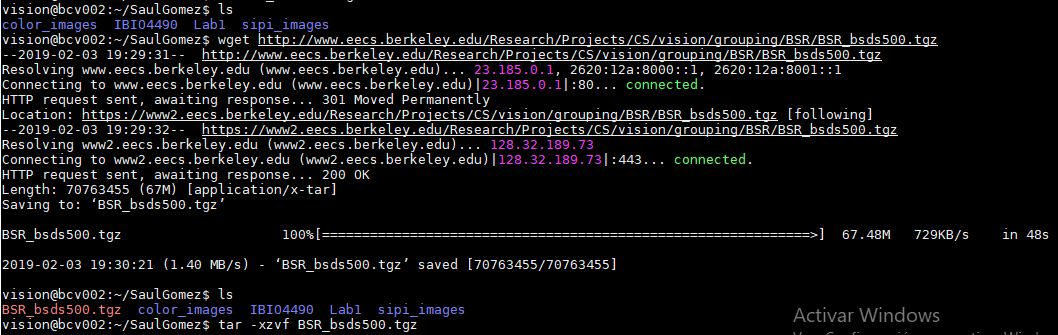
#> input picture 01-Linux/Lab1_Images/Lab1P3.1.JPG, 1058 x 335 px
$ python main.py --img_file ../01-Linux/Lab1_Images/Lab1P3.1.JPG   (older library calls are emulated)
#> lines starting #> are read from the running program, lines starting #| are printed output that depends on the picture; after the words box and inside, x2 and y2 are one past the last pixel; in counts of white or black regions, pixels touching at a corner belong together
#> further down, img is the input picture: shape (335, 1058, 3); mean R, G, B 20.1, 19.3, 20.8
### 06-Segmentation/segment.py
#!/usr/bin/ipython3

def segmentByClustering(rgbImage, colorSpace, clusteringMethod, numberOfClusters):

    #import lybraries
#> called with colorSpace = 'rgb', clusteringMethod = 'watershed', numberOfClusters = 4
    from sklearn.cluster import KMeans
    from sklearn.mixture import GaussianMixture
    from sklearn.cluster import AgglomerativeClustering
    from skimage.morphology import watershed
    from skimage.feature import peak_local_max
    from scipy import ndimage as ndi
    from skimage import io, color
    import numpy as np
    from cv2 import cv2

    # Image colorspace processing
    if colorSpace== 'rgb':
        img = rgbImage
        rows, cols, dim= img.shape
#> rows = 335; cols = 1058; dim = 3
        #Normalize the colorspace
        img = cv2.normalize(img,np.zeros((img.shape),dtype=np.uint8), alpha=0, beta=255, norm_type=cv2.NORM_MINMAX, dtype=cv2.CV_8U)
    elif colorSpace=='lab':
        img = rgbImage
        rows, cols, dim= img.shape
        img = color.rgb2lab(img)
        #Normalize the colorspace
        img = cv2.normalize(img,np.zeros((img.shape),dtype=np.uint8), alpha=0, beta=255, norm_type=cv2.NORM_MINMAX, dtype=cv2.CV_8U)
    elif colorSpace=='hsv':
        img = rgbImage
        rows, cols, dim= img.shape
        img = color.rgb2hsv(img)
        #Normalize the colorspace
        img = cv2.normalize(img,np.zeros((img.shape),dtype=np.uint8), alpha=0, beta=255, norm_type=cv2.NORM_MINMAX, dtype=cv2.CV_8U)
    elif colorSpace=='rgbxy':
        img = rgbImage
        rows, cols, dim= img.shape
        x = np.zeros((rows,cols),dtype='uint8')
        y = np.zeros((rows,cols),dtype='uint8')
        for i in range(0,rows):
            for j in range(0,cols):
                x[i,:] = i
                y[:,j] = j
        #Normalize the colorspace
        img = cv2.normalize(img,np.zeros((img.shape),dtype=np.uint8), alpha=0, beta=255, norm_type=cv2.NORM_MINMAX, dtype=cv2.CV_8U)
        x = cv2.normalize(x,np.zeros((x.shape),dtype=np.uint8), alpha=0, beta=1, norm_type=cv2.NORM_MINMAX, dtype=cv2.CV_8U)
        y = cv2.normalize(y,np.zeros((y.shape),dtype=np.uint8), alpha=0, beta=1, norm_type=cv2.NORM_MINMAX, dtype=cv2.CV_8U)
        img = np.dstack((img,x,y))
        rows, cols, dim= img.shape
    elif colorSpace=='labxy':
        img = rgbImage
        img = color.rgb2lab(img)
        rows, cols, dim= img.shape
        x = np.zeros((rows,cols),dtype='uint8')
        y = np.zeros((rows,cols),dtype='uint8')
        for i in range(0,rows):
            for j in range(0,cols):
                x[i,:] = i
                y[:,j] = j
        #Normalize the colorspace
        img = cv2.normalize(img,np.zeros((img.shape),dtype=np.uint8), alpha=0, beta=255, norm_type=cv2.NORM_MINMAX, dtype=cv2.CV_8U)
        x = cv2.normalize(x,np.zeros((x.shape),dtype=np.uint8), alpha=0, beta=1, norm_type=cv2.NORM_MINMAX, dtype=cv2.CV_8U)
        y = cv2.normalize(y,np.zeros((y.shape),dtype=np.uint8), alpha=0, beta=1, norm_type=cv2.NORM_MINMAX, dtype=cv2.CV_8U)
        img = np.dstack((img,x,y))
        rows, cols, dim= img.shape
    elif colorSpace=='hsvxy':
        img = rgbImage
        img = color.rgb2hsv(img)
        rows, cols, dim= img.shape
        x = np.zeros((rows,cols),dtype='uint8')
        y = np.zeros((rows,cols),dtype='uint8')
        for i in range(0,rows):
            for j in range(0,cols):
                x[i,:] = i
                y[:,j] = j
        #Normalize the colorspace
        img = cv2.normalize(img,np.zeros((img.shape),dtype=np.uint8), alpha=0, beta=255, norm_type=cv2.NORM_MINMAX, dtype=cv2.CV_8U)
        x = cv2.normalize(x,np.zeros((x.shape),dtype=np.uint8), alpha=0, beta=1, norm_type=cv2.NORM_MINMAX, dtype=cv2.CV_8U)
        y = cv2.normalize(y,np.zeros((y.shape),dtype=np.uint8), alpha=0, beta=1, norm_type=cv2.NORM_MINMAX, dtype=cv2.CV_8U)
        img = np.dstack((img,x,y))
        rows, cols, dim= img.shape

    #Segmentation with a specif clustering method
    if clusteringMethod== 'kmeans':
        img= np.reshape(img,(rows*cols,dim))
        kmeans= KMeans(n_clusters=numberOfClusters,max_iter=162).fit_predict(img)
        segmentation= np.reshape(kmeans,(rows,cols))
    elif clusteringMethod=='gmm':
        img= np.reshape(img,(rows*cols,dim))
        gmm= GaussianMixture(n_components=numberOfClusters,covariance_type='full',max_iter=400).fit_predict(img)
        segmentation= np.reshape(gmm,(rows,cols))
    elif clusteringMethod== 'hierarchical':
        #Resize the image in order to decrease the processing time
        rows_resize= np.floor(rows/8)
        rows_resize= int(rows_resize)
        cols_resize= np.floor(cols/8)
        cols_resize= int(cols_resize)
        img= np.resize(img,(rows_resize,cols_resize,dim))
        img= np.reshape(img,(rows_resize*cols_resize,dim))
        hierarchical= AgglomerativeClustering(n_clusters=numberOfClusters,linkage='complete').fit_predict(img)
        segmentation= np.reshape(hierarchical,(rows_resize,cols_resize))
        segmentation= np.resize(segmentation,(rows,cols))
    elif clusteringMethod== 'watershed':
        img= np.floor(np.mean(img,axis=2))
#> img: shape (335, 1058) float64
        local_max= peak_local_max(-1*img,indices=False,num_peaks=numberOfClusters, num_peaks_per_label=1)
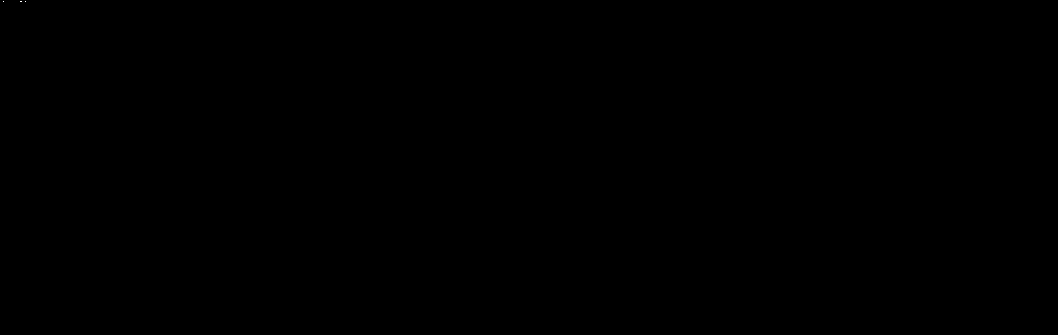
#> local_max: shape (335, 1058) bool; 0% white in thin lines or dots, all inside (x1, y1, x2, y2) = (3, 1, 26, 2)
        markers= ndi.label(local_max)[0]
#> markers: shape (335, 1058) int32; 4 distinct labels, from 0 to 3
        watersheds= watershed(img, markers,compactness=1)
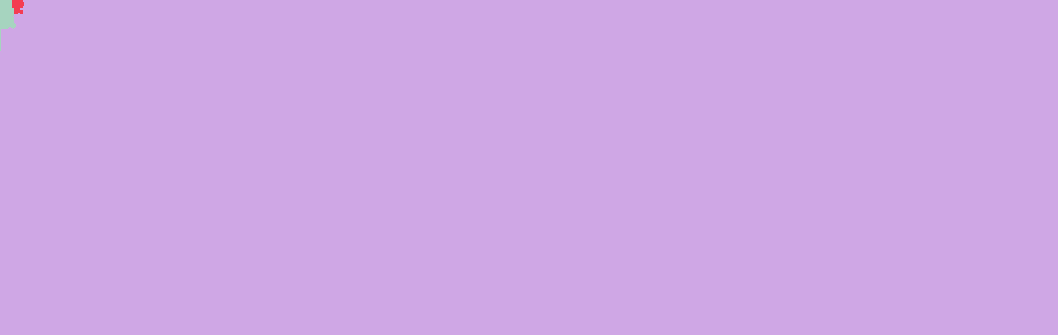
#> watersheds: shape (335, 1058) int32; 3 distinct labels, from 1 to 3; one colour per label, 0 black
        segmentation= watersheds-1
#> segmentation: shape (335, 1058) int32; 3 distinct labels, from 0 to 2

    return segmentation


#sources
# https://scikit-learn.org/stable/modules/clustering.html
# http://scikit-image.org/docs/dev/auto_examples/segmentation/plot_watershed.html

### 06-Segmentation/main.py
#!/usr/bin/ipython3

def imshow(img, seg, title='Image'):
#> called with title = 'Prediction'
    import matplotlib.pyplot as plt
    plt.imshow(img, cmap=plt.get_cmap('gray'))
    plt.imshow(seg, cmap=plt.get_cmap('rainbow'), alpha=0.5)
    cb = plt.colorbar()
    cb.set_ticks(range(seg.max()+1))
    plt.title(title)
    plt.axis('off')
    plt.show()
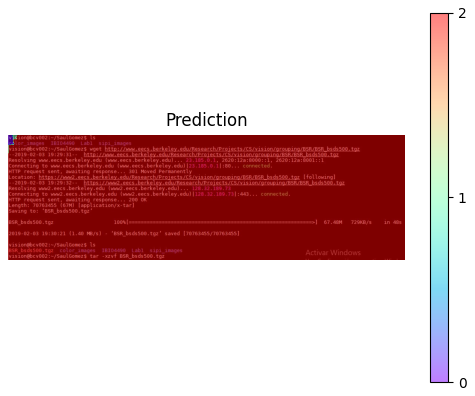
#> figure drawn by matplotlib, 2 panels

def groundtruth(img_file):
    import scipy.io as sio
    img = imageio.imread(img_file)
#> (the run stopped early here; a loop or call above may not have finished)

$ run again, on 01-Linux/Lab1_Images/Lab1P4.1.JPG
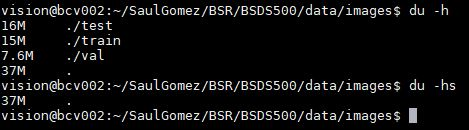
#> input picture 01-Linux/Lab1_Images/Lab1P4.1.JPG, 469 x 130 px
#> img is the input picture: shape (130, 469, 3); mean R, G, B 17.5, 17.3, 17.9
#> img: shape (130, 469) float64
#> local_max: shape (130, 469) bool; 0.01% white in thin lines or dots, all inside (x1, y1, x2, y2) = (1, 1, 5, 2)
#> watersheds: shape (130, 469) int32; every value is 1
#> segmentation: shape (130, 469) int32; every value is 0
#> in imshow, `plt.show()`:
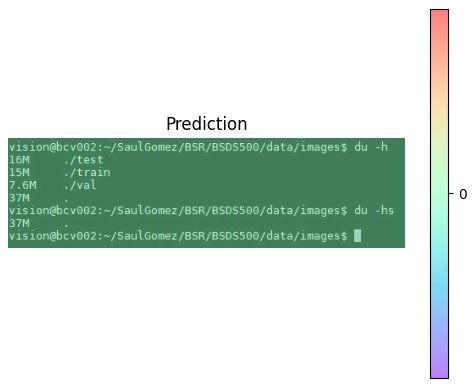
#> figure drawn by matplotlib, 2 panels

$ run again, on 01-Linux/Lab1_Images/Lab1P4.2.JPG
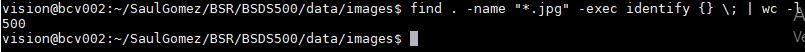
#> input picture 01-Linux/Lab1_Images/Lab1P4.2.JPG, 805 x 52 px
#> img is the input picture: shape (52, 805, 3); mean R, G, B 19.3, 18.9, 19.7
#> img: shape (52, 805) float64
#> local_max: shape (52, 805) bool; 0.01% white in thin lines or dots, all inside (x1, y1, x2, y2) = (2, 1, 35, 2)
#> markers: shape (52, 805) int32; 3 distinct labels, from 0 to 2
#> in segmentByClustering, `watersheds= watershed(img, markers,compactness=1)`:
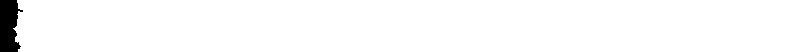
#> watersheds: shape (52, 805) int32; values 1 (black) and 2 (white), 97.8% white; 1 black region, box (x1, y1, x2, y2) and area: (0, 0, 23, 52) 905
#> in imshow, `plt.show()`:
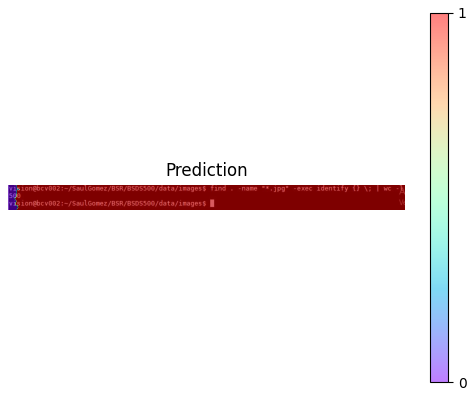
#> figure drawn by matplotlib, 2 panels
